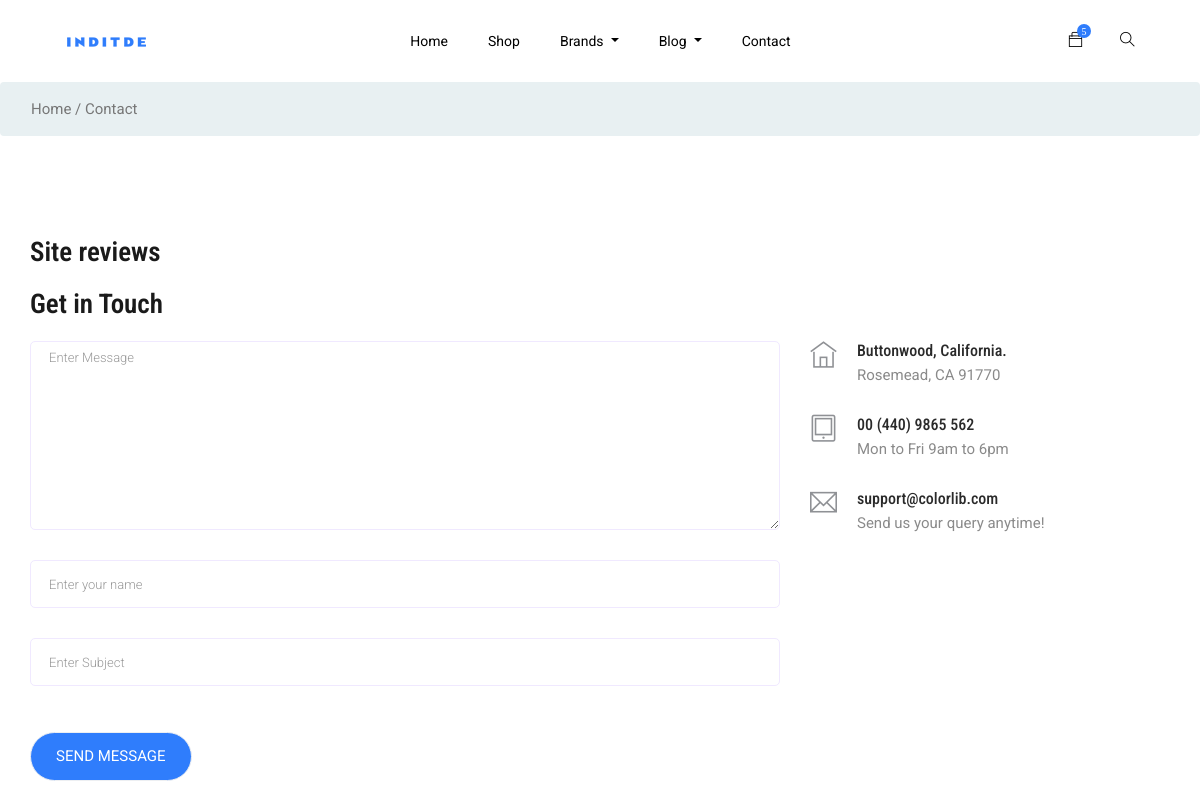
Page /contact/ (upper part) on the earlier database version.
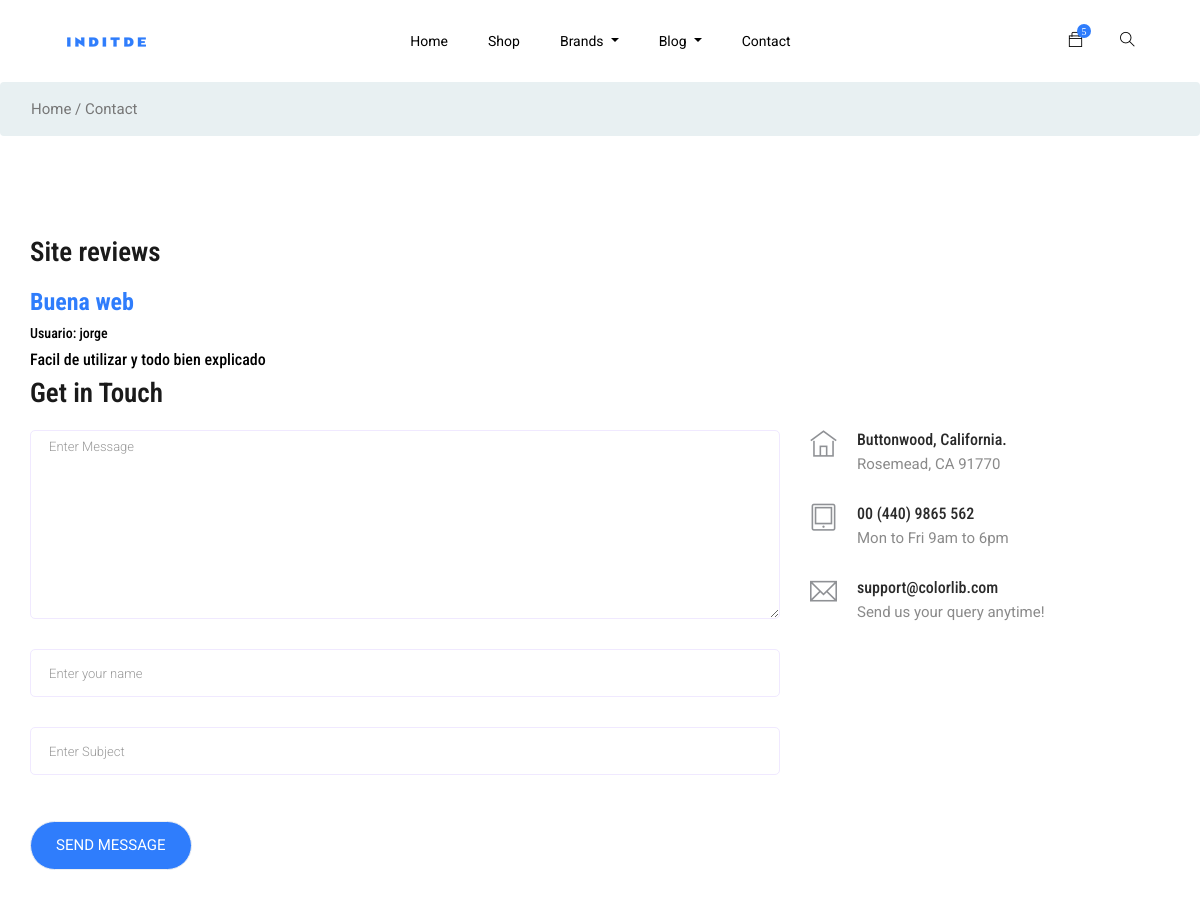
Same page on the later database version.
### appIndiTDE/models.py (models this page shows, shortened)
class Sugerencia(models.Model):
    autor = models.ForeignKey('Usuario', on_delete=models.CASCADE)
    titulo = models.CharField(max_length = 30)
    texto = models.CharField(max_length = 240)

class Usuario(models.Model):
    nombre = models.CharField(max_length = 20)
    contrasenya = models.CharField(max_length = 20)
    carro = models.ManyToManyField('appIndiTDE.Ropa')
    lista_deseo = models.ManyToManyField('appIndiTDE.Ropa', related_name = 'lista_deseo')
    tarjeta_credito = models.IntegerField()

### appIndiTDE/views.py (the view)
# urls.py: path('contact/', views.contact, name = 'contact'),
def contact(request):
    a = list(get_sugerencias())
    if request.method == "POST":
        form = fSugerencia(request.POST)
        print(form)
        print(form.errors)
        if form.is_valid():
            post = form.save(commit=False)
            post.autor = request.user
            context = {
                'sugerencias': a,
                'form': form
            }
            post.save()
            return redirect('contact/', context, pk=post.pk)
    else:
        form = fSugerencia()
    context = {
        'sugerencias': a,
        'form': form
    }
    return render(request, 'inditde/contact.html', context)

### appIndiTDE/forms.py
class fSugerencia(forms.ModelForm):
    class Meta:
        model = Sugerencia
        fields = ('autor', 'titulo', 'texto')
        widgets = {'autor': forms.TextInput(),
                   'titulo': forms.TextInput(),
                   'texto': forms.TextInput()
                   }

### appIndiTDE/views.py (called while the page is built)
def get_sugerencias():
    sugerencias = Sugerencia.objects.all()
    return sugerencias

### appIndiTDE/templates/inditde/contact.html
{% extends "inditde/base.html" %}
{% load static %}
{% block content %}
<section class="breadcrumb breadcrumb_bg">
    <div class="container">
        <div class="row justify-content-center">
            <div class="col-lg-12">
                <div class="breadcrumb_iner">
                    <div class="breadcrumb_iner_item">
                        <p>Home / Contact</p>
                    </div>
                </div>
            </div>
        </div>
    </div>
</section>
<section class="contact-section padding_top">
    <div class="container">
        <div class="row">
            <div class="col-12">
                <h2 class="contact-title">Site reviews</h2>
            </div>
            <div class="col-lg-8">
                {% for s in sugerencias %}
                <h3><b>{{s.titulo}}</b></h3>
                <h6>Usuario: {{s.autor.nombre}}</h6>
                <h5>{{s.texto}}</h5>
                {% endfor %}
            </div>
        </div>
        <div class="row">
            <div class="col-12">
                <h2 class="contact-title">Get in Touch</h2>
            </div>
            <div class="col-lg-8">
                <form class="form-contact contact_form" method="POST" name="fSugerencia" id="fSugerencia"
                      novalidate="novalidate">{% csrf_token %}
                    <div class="row">
                        <div class="col-12">
                            <div class="form-group">
                  <textarea class="form-control w-100" form="fSugerencia" name="texto" required id="id_texto" cols="30" rows="9"
                            onfocus="this.placeholder = ''" onblur="this.placeholder = 'Enter Message'"
                            placeholder='Enter Message'></textarea>
                            </div>
                        </div>
                        <div class="col-12">
                            <div class="form-group">
                                <input class="form-control" name="autor" form="fSugerencia" required id="id_autor" type="text"
                                       onfocus="this.placeholder = ''"
                                       onblur="this.placeholder = 'Enter your name'" placeholder='Enter your name'>
                            </div>
                        </div>
                        <div class="col-12">
                            <div class="form-group">
                                <input class="form-control" form="fSugerencia" name="titulo" required id="id_titulo" type="text"
                                       onfocus="this.placeholder = ''"
                                       onblur="this.placeholder = 'Enter Subject'" placeholder='Enter Subject'>
                            </div>
                        </div>
                    </div>
                    <div class="form-group mt-3">
                        <button href="{% url 'contact' %}" class="btn_3 button-contactForm" type="submit">Send Message</button>
                    </div>
                </form>
            </div>
            <div class="col-lg-4">
                <div class="media contact-info">
                    <span class="contact-info__icon"><i class="ti-home"></i></span>
                    <div class="media-body">
                        <h3>Buttonwood, California.</h3>
                        <p>Rosemead, CA 91770</p>
                    </div>
                </div>
                <div class="media contact-info">
                    <span class="contact-info__icon"><i class="ti-tablet"></i></span>
                    <div class="media-body">
                        <h3>00 (440) 9865 562</h3>
                        <p>Mon to Fri 9am to 6pm</p>
                    </div>
                </div>
                <div class="media contact-info">
                    <span class="contact-info__icon"><i class="ti-email"></i></span>
                    <div class="media-body">
                        <h3>support@colorlib.com</h3>
                        <p>Send us your query anytime!</p>
                    </div>
                </div>
            </div>
        </div>
    </div>
</section>
{% endblock %}

Differences in the rows shown:
added Sugerencia: titulo "Buena web", autor.nombre "jorge", texto "Facil de utilizar y todo bien explicado"
